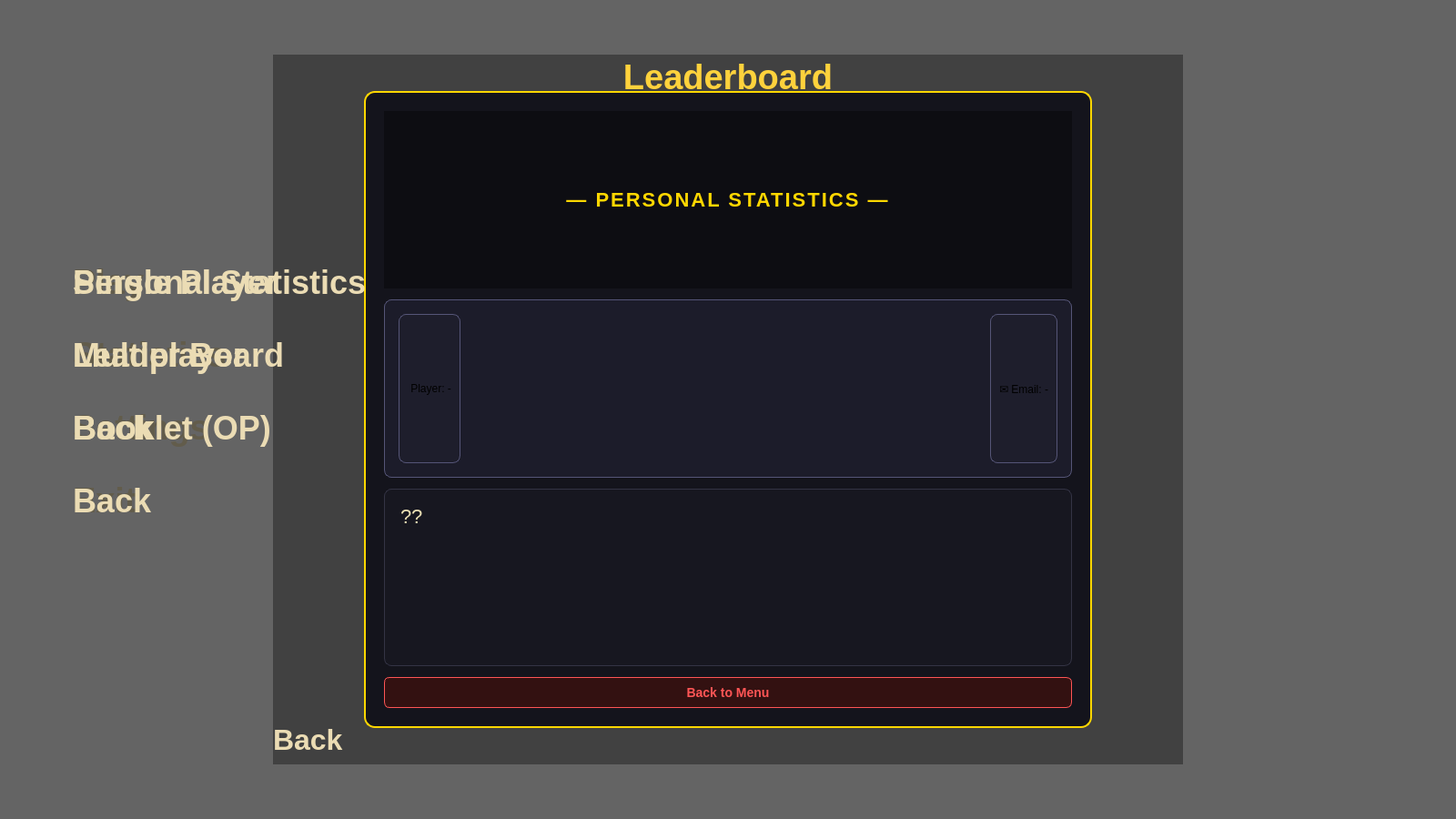
<?xml version="1.0" encoding="UTF-8"?>
<ui version="4.0">
 <class>MainWindow</class>
 <widget class="QMainWindow" name="MainWindow">
  <property name="geometry">
   <rect>
    <x>0</x>
    <y>0</y>
    <width>1600</width>
    <height>900</height>
   </rect>
  </property>
  <property name="windowTitle">
   <string>Slay The Spire</string>
  </property>
  <widget class="QWidget" name="centralwidget">
   <layout class="QGridLayout" name="gridLayout">
    <property name="leftMargin">
     <number>0</number>
    </property>
    <property name="topMargin">
     <number>0</number>
    </property>
    <property name="rightMargin">
     <number>0</number>
    </property>
    <property name="bottomMargin">
     <number>0</number>
    </property>
    <property name="spacing">
     <number>0</number>
    </property>
    <item row="0" column="0">
     <widget class="QLabel" name="backgroundLabel">
    <property name="styleSheet">
     <string notr="true">border-image: url(:/image/back/back1) 0 0 0 0 stretch stretch;</string>
    </property>
    <property name="text">
     <string/>
    </property>
    <property name="scaledContents">
     <bool>true</bool>
    </property>
   </widget>
    </item>
    <item row="0" column="0">
     <widget class="QFrame" name="menuFrame">
    <property name="frameShape">
     <enum>QFrame::Shape::NoFrame</enum>
    </property>
    <widget class="QPushButton" name="playButton">
     <property name="geometry">
      <rect>
       <x>80</x>
       <y>280</y>
       <width>300</width>
       <height>60</height>
      </rect>
     </property>
     <property name="cursor">
      <cursorShape>PointingHandCursor</cursorShape>
     </property>
     <property name="focusPolicy">
      <enum>Qt::FocusPolicy::NoFocus</enum>
     </property>
     <property name="styleSheet">
      <string notr="true">QPushButton {
    background: transparent;
    border: none;
    color: rgb(235, 220, 180);
    font-size: 38px;
    font-weight: bold;
    text-align: left;
}
QPushButton:hover {
    color: rgb(255, 215, 80);
    padding-left: 16px;
}
QPushButton:pressed {
    color: rgb(255, 180, 30);
}</string>
     </property>
     <property name="text">
      <string>Play</string>
     </property>
    </widget>
    <widget class="QPushButton" name="statisticsButton">
     <property name="geometry">
      <rect>
       <x>80</x>
       <y>360</y>
       <width>341</width>
       <height>60</height>
      </rect>
     </property>
     <property name="cursor">
      <cursorShape>PointingHandCursor</cursorShape>
     </property>
     <property name="focusPolicy">
      <enum>Qt::FocusPolicy::NoFocus</enum>
     </property>
     <property name="styleSheet">
      <string notr="true">QPushButton {
    background: transparent;
    border: none;
    color: rgb(235, 220, 180);
    font-size: 38px;
    font-weight: bold;
    text-align: left;
}
QPushButton:hover {
    color: rgb(255, 215, 80);
        outline: none;
    padding-left: 16px;
}
QPushButton:pressed {
    color: rgb(255, 180, 30);
        outline: none;
}</string>
     </property>
     <property name="text">
      <string>Statistics</string>
     </property>
    </widget>
    <widget class="QPushButton" name="settingsButton">
     <property name="geometry">
      <rect>
       <x>80</x>
       <y>440</y>
       <width>300</width>
       <height>60</height>
      </rect>
     </property>
     <property name="cursor">
      <cursorShape>PointingHandCursor</cursorShape>
     </property>
     <property name="focusPolicy">
      <enum>Qt::FocusPolicy::NoFocus</enum>
     </property>
     <property name="styleSheet">
      <string notr="true">QPushButton {
    background: transparent;
    border: none;
    color: rgb(235, 220, 180);
    font-size: 38px;
    font-weight: bold;
    text-align: left;
}
QPushButton:hover {
    color: rgb(255, 215, 80);
    padding-left: 16px;
}
QPushButton:pressed {
    color: rgb(255, 180, 30);
}</string>
     </property>
     <property name="text">
      <string>Settings</string>
     </property>
    </widget>
    <widget class="QPushButton" name="exitButton">
     <property name="geometry">
      <rect>
       <x>80</x>
       <y>520</y>
       <width>300</width>
       <height>60</height>
      </rect>
     </property>
     <property name="cursor">
      <cursorShape>PointingHandCursor</cursorShape>
     </property>
     <property name="focusPolicy">
      <enum>Qt::FocusPolicy::NoFocus</enum>
     </property>
     <property name="styleSheet">
      <string notr="true">QPushButton {
    background: transparent;
    border: none;
    color: rgb(235, 220, 180);
    font-size: 38px;
    font-weight: bold;
    text-align: left;
}
QPushButton:hover {
    color: rgb(255, 100, 100);
    padding-left: 16px;
}
QPushButton:pressed {
    color: rgb(220, 50, 50);
}</string>
     </property>
     <property name="text">
      <string>Exit</string>
     </property>
    </widget>
   </widget>
    </item>
    <item row="0" column="0">
     <widget class="QFrame" name="darkOverlay">
    <property name="styleSheet">
     <string notr="true">background-color: rgba(0, 0, 0, 90);</string>
    </property>
    <property name="frameShape">
     <enum>QFrame::Shape::NoFrame</enum>
    </property>
    <layout class="QGridLayout" name="darkOverlayLayout">
     <property name="leftMargin">
      <number>0</number>
     </property>
     <property name="topMargin">
      <number>0</number>
     </property>
     <property name="rightMargin">
      <number>0</number>
     </property>
     <property name="bottomMargin">
      <number>0</number>
     </property>
     <property name="spacing">
      <number>0</number>
     </property>
     <item row="0" column="0">
      <widget class="QFrame" name="leaderboardFrame">
     <property name="frameShape">
      <enum>QFrame::Shape::NoFrame</enum>
     </property>
     <layout class="QGridLayout" name="leaderboardFrameLayout">
      <property name="leftMargin">
       <number>0</number>
      </property>
      <property name="topMargin">
       <number>0</number>
      </property>
      <property name="rightMargin">
       <number>0</number>
      </property>
      <property name="bottomMargin">
       <number>0</number>
      </property>
      <item row="0" column="0" alignment="Qt::AlignCenter">
       <widget class="QWidget" name="leaderboardContent">
        <property name="minimumSize">
         <size>
          <width>1000</width>
          <height>780</height>
         </size>
        </property>
        <property name="maximumSize">
         <size>
          <width>1000</width>
          <height>780</height>
         </size>
        </property>
     <widget class="QLabel" name="leaderboardTitleLabel">
      <property name="geometry">
       <rect>
        <x>300</x>
        <y>0</y>
        <width>400</width>
        <height>50</height>
       </rect>
      </property>
      <property name="styleSheet">
       <string notr="true">color: rgb(255, 210, 60);
font-size: 38px;
font-weight: bold;
background: transparent;
border: none;</string>
      </property>
      <property name="text">
       <string>Leaderboard</string>
      </property>
      <property name="alignment">
       <set>Qt::AlignmentFlag::AlignCenter</set>
      </property>
     </widget>
     <widget class="QTableWidget" name="leaderboardTable">
      <property name="geometry">
       <rect>
        <x>0</x>
        <y>70</y>
        <width>1000</width>
        <height>630</height>
       </rect>
      </property>
      <property name="styleSheet">
       <string notr="true">QTableWidget {
    background-color: transparent;
    border: none;
    gridline-color: transparent;
    color: rgb(235, 220, 180);
    font-size: 19px;
    font-weight: bold;
}
QHeaderView {
    background-color: transparent;
}
QHeaderView::section {
    background-color: transparent;
    color: rgb(255, 210, 60);
    font-size: 20px;
    font-weight: bold;
    border: none;
    border-bottom: 2px solid rgba(235, 220, 180, 0.3);
    padding: 12px;
}</string>
      </property>
     </widget>
     <widget class="QPushButton" name="backButton_3">
      <property name="geometry">
       <rect>
        <x>0</x>
        <y>725</y>
        <width>220</width>
        <height>55</height>
       </rect>
      </property>
      <property name="cursor">
       <cursorShape>PointingHandCursor</cursorShape>
      </property>
      <property name="focusPolicy">
       <enum>Qt::FocusPolicy::NoFocus</enum>
      </property>
      <property name="styleSheet">
       <string notr="true">QPushButton {
    background: transparent;
    border: none;
    color: rgb(235, 220, 180);
    font-size: 32px;
    font-weight: bold;
    text-align: left;
}
QPushButton:hover {
    color: rgb(255, 215, 80);
    padding-left: 16px;
}
QPushButton:pressed {
    color: rgb(255, 180, 30);
}</string>
      </property>
      <property name="text">
       <string>Back</string>
      </property>
     </widget>
        </widget>
       </item>
      </layout>
     </widget>
     </item>
     <item row="0" column="0" alignment="Qt::AlignCenter">
      <widget class="QFrame" name="personalStatsFrame">
     <property name="minimumSize">
      <size>
       <width>800</width>
       <height>700</height>
      </size>
     </property>
     <property name="maximumSize">
      <size>
       <width>800</width>
       <height>700</height>
      </size>
     </property>
     <property name="styleSheet">
      <string notr="true">QFrame#personalStatsFrame {
    background-color: rgba(18, 18, 26, 0.95);
    border: 2px solid #FFD700;
    border-radius: 12px;
}</string>
     </property>
     <layout class="QVBoxLayout" name="verticalLayout_stats">
      <property name="spacing">
       <number>12</number>
      </property>
      <property name="leftMargin">
       <number>20</number>
      </property>
      <property name="topMargin">
       <number>20</number>
      </property>
      <property name="rightMargin">
       <number>20</number>
      </property>
      <property name="bottomMargin">
       <number>20</number>
      </property>
      <item>
       <widget class="QLabel" name="statsTitleLabel">
        <property name="styleSheet">
         <string notr="true">color: #FFD700; font-size: 22px; font-weight: bold; letter-spacing: 2px;</string>
        </property>
        <property name="text">
         <string>— PERSONAL STATISTICS —</string>
        </property>
        <property name="alignment">
         <set>Qt::AlignmentFlag::AlignCenter</set>
        </property>
       </widget>
      </item>
      <item>
       <widget class="QFrame" name="profileCard">
        <property name="styleSheet">
         <string notr="true">background-color: rgba(30, 30, 45, 0.8); border: 1px solid #555577; border-radius: 8px; padding: 6px;</string>
        </property>
        <layout class="QHBoxLayout" name="horizontalLayout_profile">
         <item>
          <widget class="QLabel" name="statsUserLabel">
           <property name="styleSheet">
            <string notr="true">color: #AAAAAA; font-size: 20px; border: none;
QFrame#personalStatsFrame, QLabel {
    background-color: transparent;
    border: none;
}</string>
           </property>
           <property name="text">
            <string> Player: -</string>
           </property>
          </widget>
         </item>
         <item>
          <spacer name="horizontalSpacer_profile">
           <property name="orientation">
            <enum>Qt::Orientation::Horizontal</enum>
           </property>
           <property name="sizeHint" stdset="0">
            <size>
             <width>0</width>
             <height>0</height>
            </size>
           </property>
          </spacer>
         </item>
         <item>
          <widget class="QLabel" name="statsEmailLabel">
           <property name="styleSheet">
            <string notr="true">color: #AAAAAA; font-size: 20px; border: none;
QFrame#personalStatsFrame, QLabel {
    background-color: transparent;
    border: none;
}</string>
           </property>
           <property name="text">
            <string>✉ Email: -</string>
           </property>
          </widget>
         </item>
        </layout>
       </widget>
      </item>
      <item>
       <widget class="QLabel" name="statsDetailsLabel">
        <property name="styleSheet">
         <string notr="true">background-color: rgba(25, 25, 35, 0.7); border: 1px solid #333344; border-radius: 8px; padding: 12px; color: #EBE0B4; font-size: 22px;</string>
        </property>
        <property name="text">
         <string>??</string>
        </property>
        <property name="alignment">
         <set>Qt::AlignmentFlag::AlignLeading|Qt::AlignmentFlag::AlignLeft|Qt::AlignmentFlag::AlignTop</set>
        </property>
        <property name="wordWrap">
         <bool>true</bool>
        </property>
       </widget>
      </item>
      <item>
       <widget class="QPushButton" name="backFromStatsButton">
        <property name="styleSheet">
         <string notr="true">QPushButton {
    background-color: #331111;
    color: #FF5555;
    border: 1px solid #FF5555;
    border-radius: 6px;
    padding: 8px;
    font-size: 14px;
    font-weight: bold;
}
QPushButton:hover {
    background-color: #551111;
    color: #FFFFFF;
}</string>
        </property>
        <property name="text">
         <string>Back to Menu</string>
        </property>
       </widget>
      </item>
     </layout>
    </widget>
      </item>
     </layout>
    </widget>
    </item>
    <item row="0" column="0">
     <widget class="QFrame" name="playFrame">
    <property name="frameShape">
     <enum>QFrame::Shape::NoFrame</enum>
    </property>
    <widget class="QPushButton" name="singlePlayerButton">
     <property name="geometry">
      <rect>
       <x>80</x>
       <y>280</y>
       <width>350</width>
       <height>60</height>
      </rect>
     </property>
     <property name="cursor">
      <cursorShape>PointingHandCursor</cursorShape>
     </property>
     <property name="focusPolicy">
      <enum>Qt::FocusPolicy::NoFocus</enum>
     </property>
     <property name="styleSheet">
      <string notr="true">QPushButton {
    background: transparent;
    border: none;
    color: rgb(235, 220, 180);
    font-size: 36px;
    font-weight: bold;
    text-align: left;
}
QPushButton:hover {
    color: rgb(255, 215, 80);
    padding-left: 16px;
}
QPushButton:pressed {
    color: rgb(255, 180, 30);
}</string>
     </property>
     <property name="text">
      <string>Single Player</string>
     </property>
    </widget>
    <widget class="QPushButton" name="multiplayerButton">
     <property name="geometry">
      <rect>
       <x>80</x>
       <y>360</y>
       <width>350</width>
       <height>60</height>
      </rect>
     </property>
     <property name="cursor">
      <cursorShape>PointingHandCursor</cursorShape>
     </property>
     <property name="focusPolicy">
      <enum>Qt::FocusPolicy::NoFocus</enum>
     </property>
     <property name="styleSheet">
      <string notr="true">QPushButton {
    background: transparent;
    border: none;
    color: rgb(235, 220, 180);
    font-size: 36px;
    font-weight: bold;
    text-align: left;
}
QPushButton:hover {
    color: rgb(255, 215, 80);
    padding-left: 16px;
}
QPushButton:pressed {
    color: rgb(255, 180, 30);
}</string>
     </property>
     <property name="text">
      <string>Multiplayer</string>
     </property>
    </widget>
    <widget class="QPushButton" name="backButton">
     <property name="geometry">
      <rect>
       <x>80</x>
       <y>440</y>
       <width>350</width>
       <height>60</height>
      </rect>
     </property>
     <property name="cursor">
      <cursorShape>PointingHandCursor</cursorShape>
     </property>
     <property name="focusPolicy">
      <enum>Qt::FocusPolicy::NoFocus</enum>
     </property>
     <property name="styleSheet">
      <string notr="true">QPushButton {
    background: transparent;
    border: none;
    color: rgb(235, 220, 180);
    font-size: 36px;
    font-weight: bold;
    text-align: left;
}
QPushButton:hover {
    color: rgb(255, 215, 80);
    padding-left: 16px;
}
QPushButton:pressed {
    color: rgb(255, 180, 30);
}</string>
     </property>
     <property name="text">
      <string>Back</string>
     </property>
    </widget>
   </widget>
    </item>
    <item row="0" column="0">
     <widget class="QFrame" name="statisticsFrame">
    <property name="frameShape">
     <enum>QFrame::Shape::NoFrame</enum>
    </property>
    <widget class="QPushButton" name="personalStatisticsButton">
     <property name="geometry">
      <rect>
       <x>80</x>
       <y>280</y>
       <width>431</width>
       <height>60</height>
      </rect>
     </property>
     <property name="cursor">
      <cursorShape>PointingHandCursor</cursorShape>
     </property>
     <property name="focusPolicy">
      <enum>Qt::FocusPolicy::NoFocus</enum>
     </property>
     <property name="styleSheet">
      <string notr="true">QPushButton {
    background: transparent;
    border: none;
    color: rgb(235, 220, 180);
    font-size: 36px;
    font-weight: bold;
    text-align: left;
}
QPushButton:hover {
        background: transparent;
    color: rgb(255, 215, 80);
    padding-left: 16px;
}
QPushButton:pressed {
    color: rgb(255, 180, 30);
        background: transparent;
}</string>
     </property>
     <property name="text">
      <string>Personal Statistics</string>
     </property>
    </widget>
    <widget class="QPushButton" name="leaderBoardButton">
     <property name="geometry">
      <rect>
       <x>80</x>
       <y>360</y>
       <width>400</width>
       <height>60</height>
      </rect>
     </property>
     <property name="cursor">
      <cursorShape>PointingHandCursor</cursorShape>
     </property>
     <property name="focusPolicy">
      <enum>Qt::FocusPolicy::NoFocus</enum>
     </property>
     <property name="styleSheet">
      <string notr="true">QPushButton {
    background: transparent;
    border: none;
    color: rgb(235, 220, 180);
    font-size: 36px;
    font-weight: bold;
    text-align: left;
}
QPushButton:hover {
    color: rgb(255, 215, 80);
    padding-left: 16px;
}
QPushButton:pressed {
    color: rgb(255, 180, 30);
}</string>
     </property>
     <property name="text">
      <string>Leader Board</string>
     </property>
    </widget>
    <widget class="QPushButton" name="bookletButton">
     <property name="geometry">
      <rect>
       <x>80</x>
       <y>440</y>
       <width>400</width>
       <height>60</height>
      </rect>
     </property>
     <property name="cursor">
      <cursorShape>PointingHandCursor</cursorShape>
     </property>
     <property name="focusPolicy">
      <enum>Qt::FocusPolicy::NoFocus</enum>
     </property>
     <property name="styleSheet">
      <string notr="true">QPushButton {
    background: transparent;
    border: none;
    color: rgb(235, 220, 180);
    font-size: 36px;
    font-weight: bold;
    text-align: left;
}
QPushButton:hover {
    color: rgb(255, 215, 80);
    padding-left: 16px;
}
QPushButton:pressed {
    color: rgb(255, 180, 30);
}</string>
     </property>
     <property name="text">
      <string>Booklet (OP)</string>
     </property>
    </widget>
    <widget class="QPushButton" name="backButton_2">
     <property name="geometry">
      <rect>
       <x>80</x>
       <y>520</y>
       <width>400</width>
       <height>60</height>
      </rect>
     </property>
     <property name="cursor">
      <cursorShape>PointingHandCursor</cursorShape>
     </property>
     <property name="focusPolicy">
      <enum>Qt::FocusPolicy::NoFocus</enum>
     </property>
     <property name="styleSheet">
      <string notr="true">QPushButton {
    background: transparent;
    border: none;
    color: rgb(235, 220, 180);
    font-size: 36px;
    font-weight: bold;
    text-align: left;
}
QPushButton:hover {
    color: rgb(255, 215, 80);
    padding-left: 16px;
}
QPushButton:pressed {
    color: rgb(255, 180, 30);
}</string>
     </property>
     <property name="text">
      <string>Back</string>
     </property>
    </widget>
   </widget>
    </item>
    <item row="0" column="0" alignment="Qt::AlignHCenter|Qt::AlignTop">
     <widget class="QWidget" name="logoContainer">
      <property name="styleSheet">
       <string notr="true">background: transparent;</string>
      </property>
      <layout class="QVBoxLayout" name="logoContainerLayout">
       <property name="leftMargin">
        <number>0</number>
       </property>
       <property name="topMargin">
        <number>100</number>
       </property>
       <property name="rightMargin">
        <number>0</number>
       </property>
       <property name="bottomMargin">
        <number>0</number>
       </property>
       <item alignment="Qt::AlignHCenter|Qt::AlignTop">
        <widget class="QLabel" name="logoLabel">
         <property name="minimumSize">
          <size>
           <width>500</width>
           <height>404</height>
          </size>
         </property>
         <property name="maximumSize">
          <size>
           <width>500</width>
           <height>404</height>
          </size>
         </property>
         <property name="styleSheet">
          <string notr="true">border-image: url(:/image/back/logo) 0 0 0 0 stretch stretch;
background: transparent;</string>
         </property>
         <property name="text">
          <string/>
         </property>
         <property name="scaledContents">
          <bool>true</bool>
         </property>
        </widget>
       </item>
      </layout>
     </widget>
    </item>
   </layout>
  </widget>
  <widget class="QMenuBar" name="menubar">
   <property name="geometry">
    <rect>
     <x>0</x>
     <y>0</y>
     <width>1600</width>
     <height>26</height>
    </rect>
   </property>
   <property name="visible">
    <bool>false</bool>
   </property>
  </widget>
 </widget>
 <resources/>
 <connections/>
</ui>
